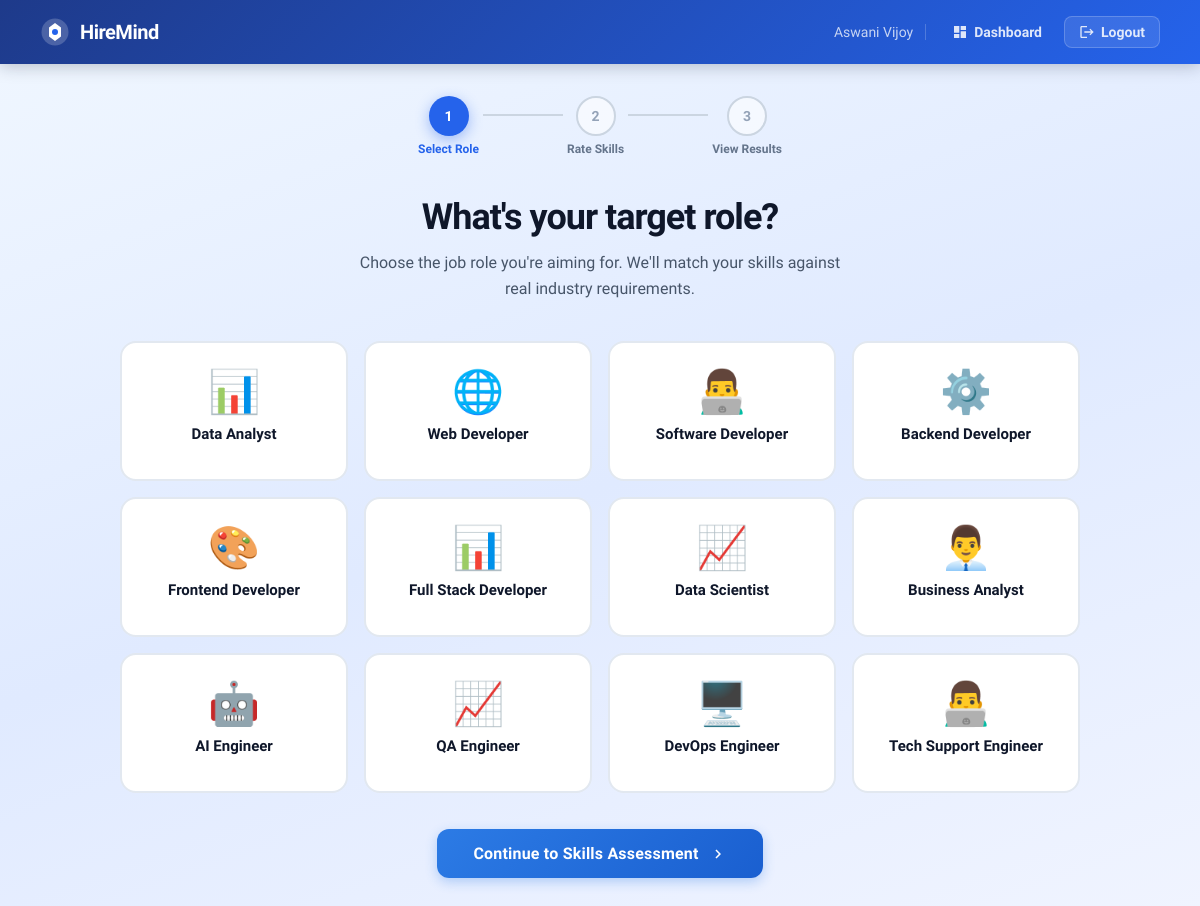
Before: / (signed in) with the older database file.
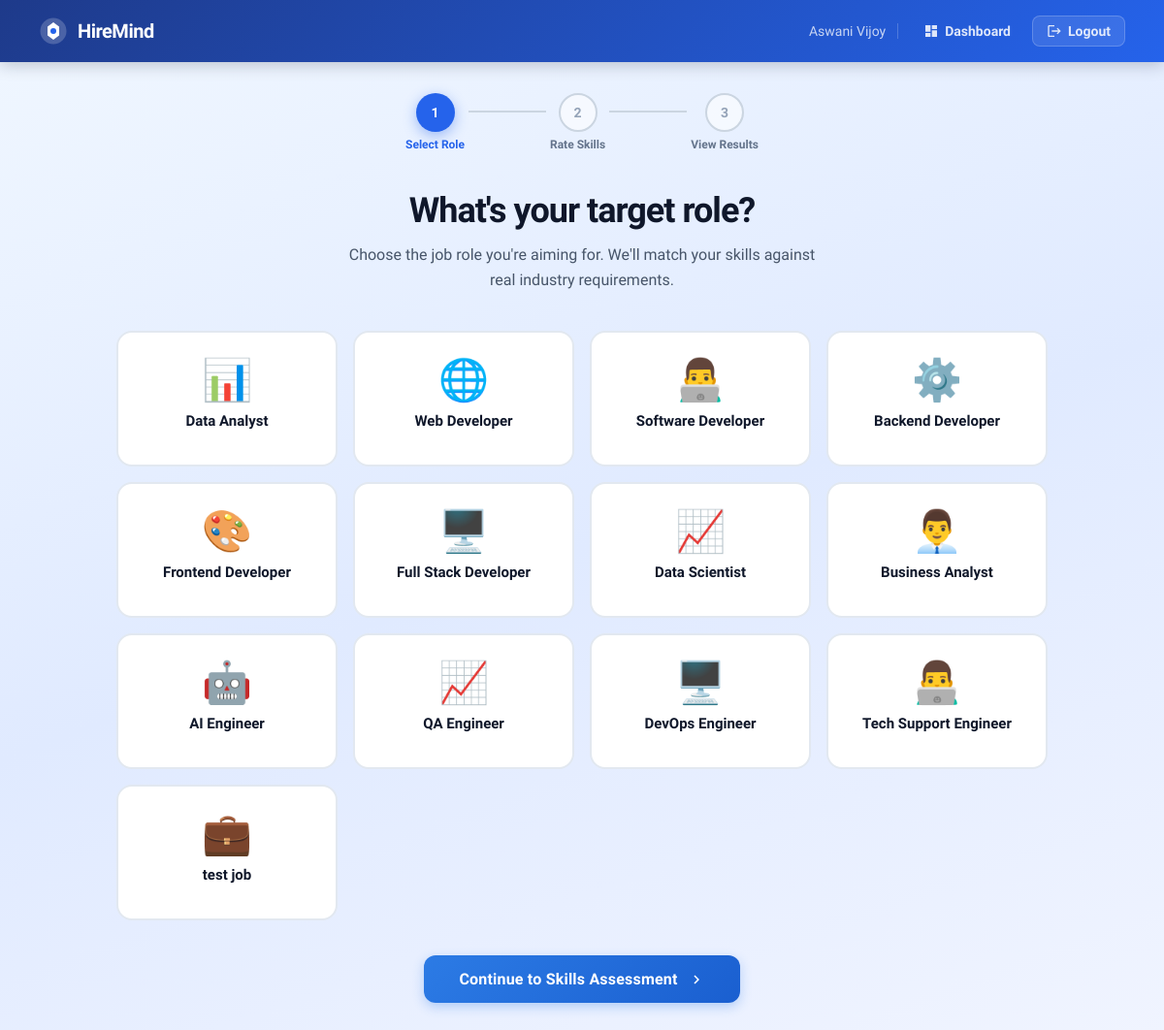
After: the same page with the newer database file.
### tables this page shows
CREATE TABLE job_roles (
            id INTEGER PRIMARY KEY AUTOINCREMENT,
            role_name TEXT UNIQUE,
            icon TEXT DEFAULT '💼'
        );

### app.py (the view)
@app.route('/')
def select_role():
    if 'user_id' not in session:
        return redirect(url_for('login'))
    if session['user_id'] == 1:
        return redirect(url_for('admin_dashboard'))
    conn = sqlite3.connect("hiremind.db", timeout=10)
    cursor = conn.cursor()
    cursor.execute("SELECT role_name, icon FROM job_roles")
    roles = cursor.fetchall()
    conn.close()
    return render_template('select_role.html', roles=roles)

### templates/select_role.html (shortened to what this page needs)
{% extends "base.html" %}
{% block content %}
<head>
</head>
<div class="page-wrapper">
    <div class="stepper">
        <div class="stepper-step">
            <div class="stepper-circle active">1</div>
            <span class="stepper-label active-label">Select Role</span>
        </div>
        <div class="stepper-line"></div>
        <div class="stepper-step">
            <div class="stepper-circle inactive">2</div>
            <span class="stepper-label">Rate Skills</span>
        </div>
        <div class="stepper-line"></div>
        <div class="stepper-step">
            <div class="stepper-circle inactive">3</div>
            <span class="stepper-label">View Results</span>
        </div>
    </div>
    <div class="page-head">
        <h1>What's your target role?</h1>
        <p>Choose the job role you're aiming for. We'll match your skills against real industry requirements.</p>
    </div>
    <form action="/skills" method="post">
        <div class="roles-grid">
            {% for role, icon in roles %}
            <div class="role-card">
                <label for="role_{{ loop.index }}">
                    <div class="role-icon">{{ icon }}</div>
                    <div class="role-name">{{ role }}</div>
                </label>
            </div>
            {% endfor %}
        </div>
        <div class="cta-row">
            <button type="submit" class="btn-cta">
                Continue to Skills Assessment
                <svg width="18" height="18" viewBox="0 0 24 24" fill="currentColor"><path d="M8.59 16.59L13.17 12 8.59 7.41 10 6l6 6-6 6z"/></svg>
            </button>
        </div>
    </form>
</div>
{% endblock %}

Changed rows visible on the page:
changed job_roles "Full Stack Developer": icon "📊" → "🖥️"
added job_roles: icon "💼", role_name "test job"
